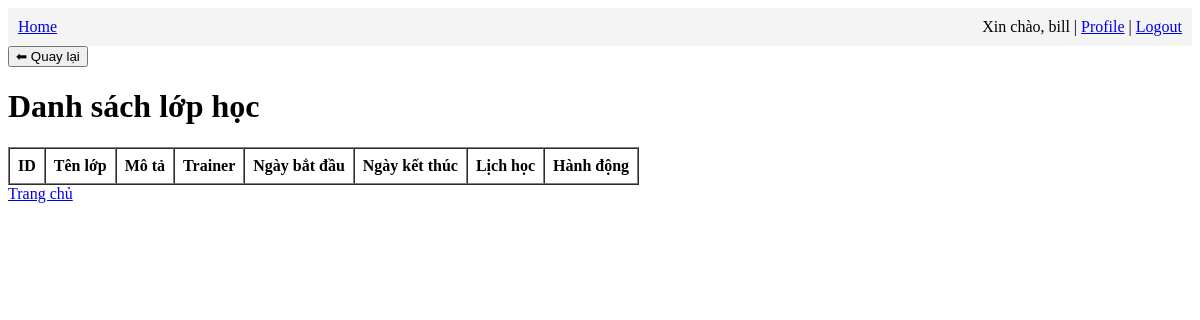
The page /user/regist_class (signed in) on the database as committed earlier.
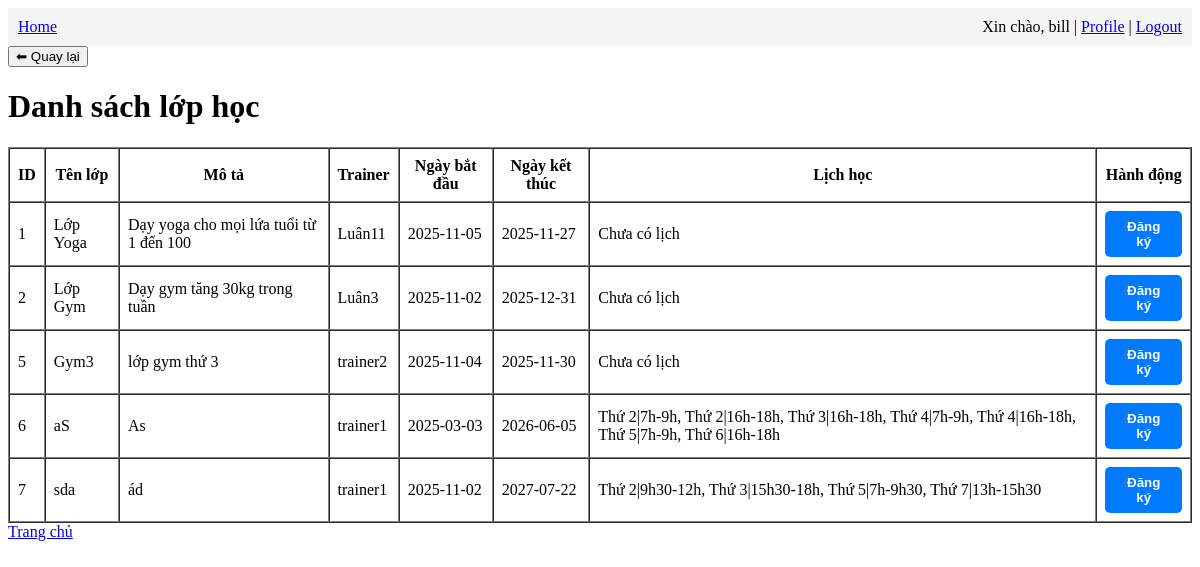
The same page on the database as committed later.
### app/models.py (models this page shows, shortened)
class User(UserMixin, db.Model):
    id: so.Mapped[int] = so.mapped_column(primary_key=True)
    username: so.Mapped[str] = so.mapped_column(sa.String(64), index=True,unique=True)
    email: so.Mapped[str] = so.mapped_column(sa.String(120), index=True,unique=True)
    password_hash: so.Mapped[Optional[str]] = so.mapped_column(sa.String(256))
    role = db.Column(db.String(20), default=Role.MEMBER)
    qr_secret = db.Column(db.String(64))

class Class(db.Model):
    id = db.Column(db.Integer, primary_key=True)
    name = db.Column(db.String(128), nullable=False)
    description = db.Column(db.Text)
    trainer_name = db.Column(db.String(128))
    start_date = db.Column(db.Date)
    end_date = db.Column(db.Date)
    schedule = db.Column(db.Text)

### app/user/routes.py (the view)
@bp.route('/regist_class')
@login_required
def regist_class():
    classes = Class.query.all()
    return render_template('user/regist_class.html', classes=classes)

### app/models.py (called while the page is built)
@login.user_loader
def load_user(id):
    return db.session.get(User, int(id))

### app/user/templates/user/regist_class.html (shortened to what this page needs)
{% extends "base.html" %}
{% block content %}
<h1>Danh sách lớp học</h1>
<table border="1" cellpadding="8" cellspacing="0">
    <tr>
        <th>ID</th>
        <th>Tên lớp</th>
        <th>Mô tả</th>
        <th>Trainer</th>
        <th>Ngày bắt đầu</th>
        <th>Ngày kết thúc</th>
        <th>Lịch học</th>
        <th>Hành động</th>
    </tr>
    {% for c in classes %}
    <tr>
        <td>{{ c.id }}</td>
        <td>{{ c.name }}</td>
        <td>{{ c.description }}</td>
        <td>{{ c.trainer_name}}</td>
        <td>{{ c.start_date }}</td>
        <td>{{ c.end_date }}</td>
        <td>
            {% if c.schedule %}
                {{ c.schedule.replace(",", ", ") }}
            {% else %}
                Chưa có lịch
            {% endif %}
        </td>
        <td>
            <a href="{{ url_for('user.register_class', class_id=c.id) }}">
                <button class="btn-primary">Đăng ký</button>
            </a>
        </td>
    </tr>
    {% endfor %}
</table>
<a href="{{ url_for('user.dashboard') }}">Trang chủ</a>
{% endblock %}

### app/templates/base.html (shortened to what this page needs)
<!DOCTYPE html>
<html lang="en">
<head>
  <link rel="stylesheet" href="{{ url_for('static', filename='css/styles.css') }}">
</head>
<body>
  <nav style="background-color: #f4f4f4; padding: 10px;">
    <a href="{{ url_for('main.home') }}">Home</a>
    {% if current_user.is_authenticated %}
    <div style="float: right;">
        <span>Xin chào, {{ current_user.username }} | </span>
        <a href="{{ url_for('main.profile') }}">Profile</a> |
        <a href="{{ url_for('auth.logout') }}">Logout</a>
    </div>
    {% endif %}
  </nav>
  <div class="container">
    <button onclick="window.history.back()" class="btn-back">⬅ Quay lại</button>
    {% block content %}{% endblock %}
  </div>
</body>
</html>

### app/static/css/styles.css (style rules this page uses)
button[type="submit"], .btn-primary { background-color: #007bff; color: white; border: none; padding: 8px 15px; border-radius: 5px; cursor: pointer; font-weight: bold; }

Rows that differ between the two databases and show on the page:
added Class: id "1", name "Lớp Yoga", description "Dạy yoga cho mọi lứa tuổi từ 1 đến 100", trainer_name "Luân11", start_date "2025-11-05", end_date "2025-11-27", shows "Chưa có lịch"
added Class: id "2", name "Lớp Gym", description "Dạy gym tăng 30kg trong tuần", trainer_name "Luân3", start_date "2025-11-02", end_date "2025-12-31", shows "Chưa có lịch"
added Class: id "5", name "Gym3", description "lớp gym thứ 3", trainer_name "trainer2", start_date "2025-11-04", end_date "2025-11-30", shows "Chưa có lịch"
added Class: id "6", name "aS", description "As", trainer_name "trainer1", start_date "2025-03-03", end_date "2026-06-05", schedule.replace "Thứ 2|7h-9h, Thứ 2|16h-18h, Thứ 3|16h-18h, Thứ 4|7h-9h, Thứ 4|16h-18h, Thứ 5|7h-9h, Thứ 6|16h-18h"
added Class: id "7", name "sda", description "ád", trainer_name "trainer1", start_date "2025-11-02", end_date "2027-07-22", schedule.replace "Thứ 2|9h30-12h, Thứ 3|15h30-18h, Thứ 5|7h-9h30, Thứ 7|13h-15h30"
